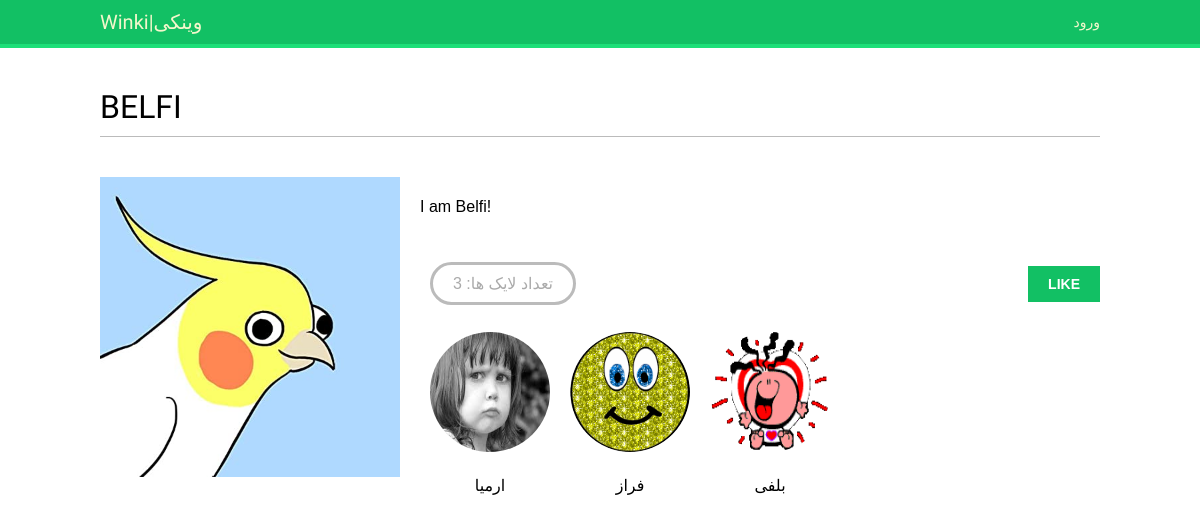
Screenshot of /images/detail/8/httpsimages-nassl-images-amazoncomimagessamzn-author-media-prodmjrouu58h166e3cqm7sc4dp4ti_sx450_jpg/ with the database file from the repository.
### images/models.py (models this page shows, shortened)
class Image(models.Model):
    user = models.ForeignKey(settings.AUTH_USER_MODEL, related_name='image_created', on_delete=models.CASCADE, verbose_name='کاربر')
    title = models.CharField(max_length=200, verbose_name='عنوان')
    slug = models.SlugField(max_length=200, blank=True, null=True, verbose_name='اسلاگ')
    url = models.URLField(null=True)
    image = models.ImageField(upload_to='images/%y/%m/%d/', verbose_name='عکس')
    description = models.TextField(blank=True, verbose_name='کپشن')
    created = models.DateField(auto_now_add=True, db_index=True, verbose_name='تاریخ ایجاد مطلب')
    users_like = models.ManyToManyField(settings.AUTH_USER_MODEL, related_name='images_liked', blank=True, verbose_name='تعداد لایک ها')
    total_likes = models.PositiveIntegerField(db_index=True, default=0)
    class Meta:
        verbose_name = 'عکس'
        verbose_name_plural= 'عکس ها'

### account/models.py (models this page shows, shortened)
class Profile(models.Model):
    user = models.OneToOneField(settings.AUTH_USER_MODEL, on_delete=models.CASCADE, verbose_name='کاربر')
    date_of_birth = models.DateField(blank=True, null=True, verbose_name='تاریخ تولد')
    photo = models.ImageField(upload_to='users/%Y/%m/%d/', blank=True, verbose_name='عکس پروفایل')
    class Meta:
        verbose_name = 'پروفایل'
        verbose_name_plural = 'پروفایلها'

### images/views.py (the view)
# urls.py: path('detail/<int:id>/<slug:slug>/', views.image_detail, name='detail'),
def image_detail(request, id, slug):
    image = get_object_or_404(Image, id=id, slug=slug)
    return render(request, 'images/image/detail.html', {'section': 'create', 'image': image})

### images/templates/images/image/detail.html (shortened to what this page needs)
{% extends "base.html" %}
{% block content %}
  <h1>{{ image.title }}</h1>
  {% load thumbnail %}
  <a href="{{ image.image.url }}">
    <img src="{% thumbnail image.image 200x200 %}" class="image-detail">
  </a>
  {% with total_likes=image.users_like.count users_like=image.users_like.all %}
    <div class="image-info">
      <div>
	  {{ image.description|linebreaks }}
	  <br>
        <span class="count">
          <span class="total">{{ total_likes }}</span>
           :تعداد لایک ها
        </span>
        <a href="#" data-id="{{ image.id }}" data-action="{% if request.user in users_like %}un{% endif %}like" class="like button">
          {% if request.user not in users_like %}
            Like
          {% else %}
            Unlike
          {% endif %}
        </a>
      </div>
    </div>
    <div class="image-likes">
      {% for user in users_like %}
        <div>
          <img src="{{ user.profile.photo.url }}">
          <p>{{ user.first_name }}</p>
        </div>
      {% empty %}
        هنوز هیچ کاربری این مطلب را لایک نکرده.
      {% endfor %}
    </div>
  {% endwith %}
{% endblock %}

### assets/css/base.css (style rules this page uses)
body { margin:0; padding:0; font-family:helvetica, sans-serif; }
p { line-height: 1.8; }
a { color:#12c064; text-decoration:none; }
h1, h2, h3, h4, h5 , h6 { font-family: 'Muli', sans-serif; font-weight:normal; }
h1 { border-bottom:1px solid #bbb; padding:0 0 10px 0; margin:10px 0 20px 0; }
input[type=submit], a.button { font-weight:bold; background:#12c064; color:#fff; padding:10px 20px; font-size:14px; text-transform:uppercase; }
.image-preview, .image-detail { max-width:300px; float:left; margin:0 20px 20px 0; }
.image-detail { margin-top:20px; }
.image-info div { padding:20px 0; overflow:auto; }
.count { color:#aaa; border:3px solid #bbb; border-radius:26px; padding:10px 20px; margin:20px 10px 0; }
a.like, a.follow { float:right; margin-top:-8px; }
.image-likes div { float:left; width:auto; padding:10px; text-align:center; }
.image-likes img { width:120px; height:120px; border-radius:50%; }

### rows the page displays
Image: title "BELFI", image (picture), description "I am Belfi!"

### other values shown
{{ total_likes }} "3"
{{ user.first_name }} "ارمیا"
{{ user.first_name }} "فراز"
{{ user.first_name }} "بلفی"
